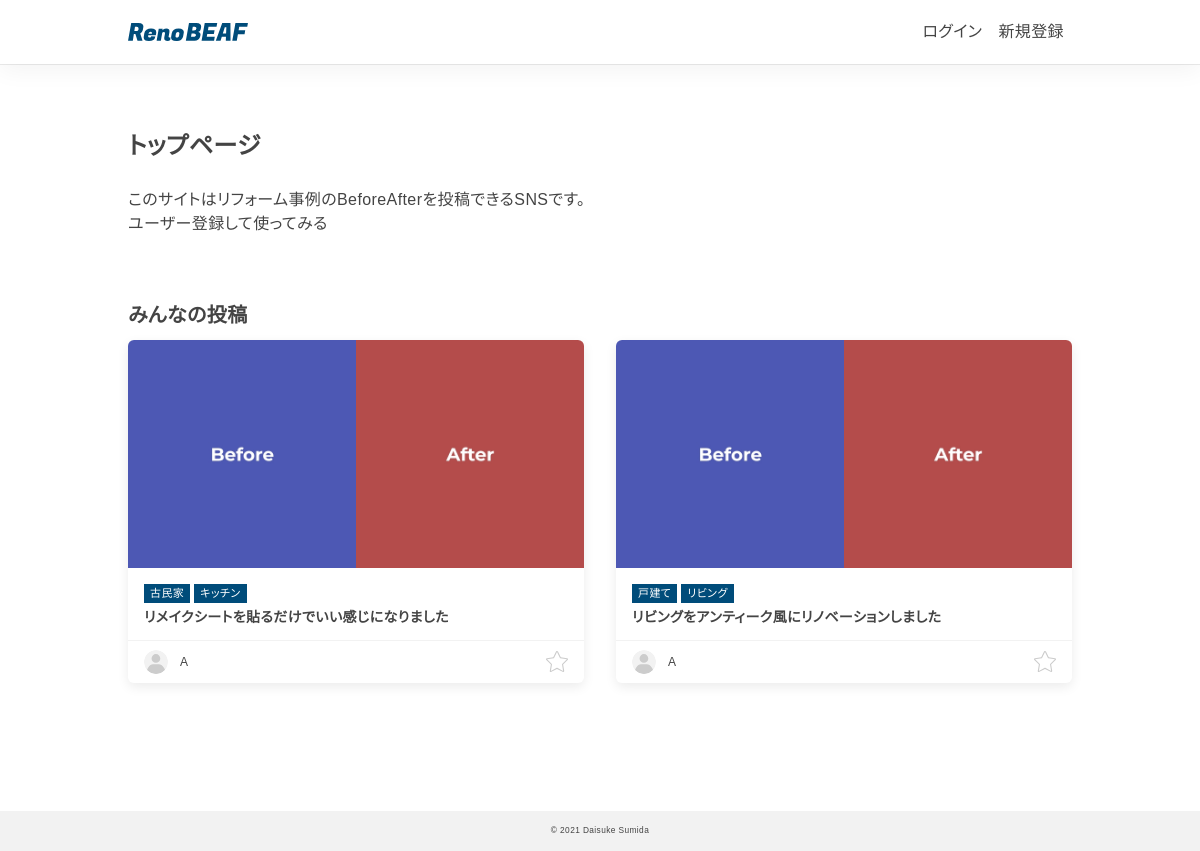
The page /diy_sns/index.php on the database as committed earlier.
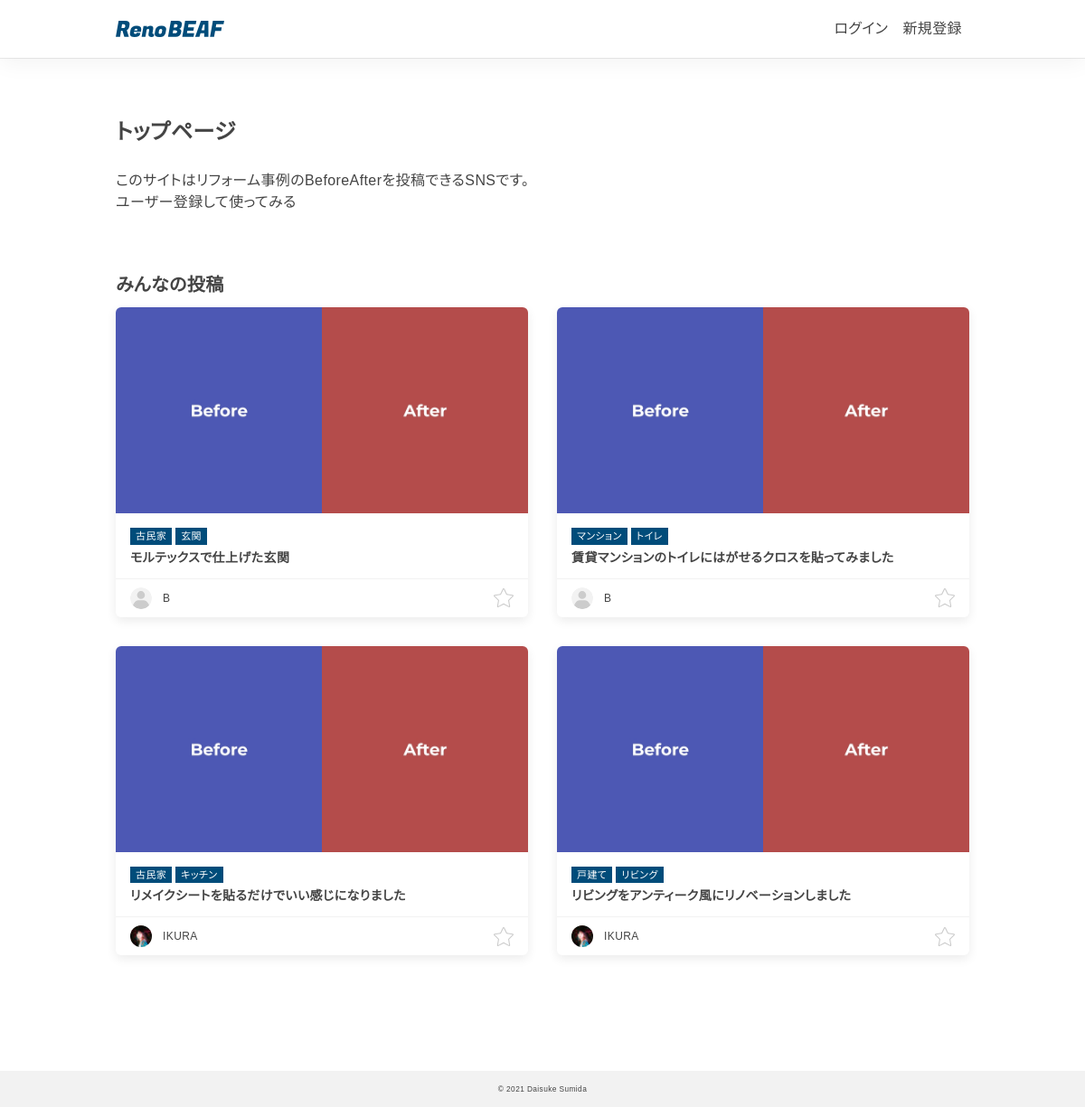
The same page on the database as committed later.
### tables this page shows
CREATE TABLE `posts_table` (
  `id` int(11) NOT NULL,
  `user_id` int(11) NOT NULL,
  `image_before` varchar(128) DEFAULT NULL,
  `image_after` varchar(128) DEFAULT NULL,
  `title` varchar(128) NOT NULL,
  `body` text NOT NULL,
  `is_deleted` int(1) NOT NULL,
  `created_at` datetime NOT NULL,
  `updated_at` datetime NOT NULL
);

CREATE TABLE `users_table` (
  `id` int(11) NOT NULL,
  `name` varchar(128) NOT NULL,
  `email` varchar(255) NOT NULL,
  `password` varchar(128) NOT NULL,
  `image_profile` varchar(128) DEFAULT NULL,
  `description` text DEFAULT NULL,
  `is_admin` int(1) NOT NULL,
  `is_deleted` int(1) NOT NULL,
  `created_at` datetime NOT NULL,
  `updated_at` datetime NOT NULL
);

### diy_sns/common/functions.php (the view, shortened to what this page needs)
<?php
function output_category($data)
{
  $category_list = "";
  if (!empty($data)) {
    $record_category = explode(",", $data);
    $category_list .= "<div class='c-category'>";
    foreach ($record_category as $val) {
      $category_list .= "
        <span>{$val}</span>
      ";
    }
    $category_list .= "</div>";
  } else {
    $category_list = "";
  }
  return $category_list;
}
function output_image_profile($data)
{
  $output_image_profile = "";
  if ($data == NULL) {
    $output_image_profile .= "
      <img src='/diy_sns/img/no_icon.svg'>
    ";
  } else {
    $output_image_profile .= "
      <img src='/diy_sns{$data}'>
    ";
  }
  return $output_image_profile;
}
function output_post_list($data)
{
  $output_post_list = "";
  $output_post_list .= "<ul class='p-list'>";
  foreach ($data as $record) {
    $category_list = output_category($record["category"]);
    $image_profile = output_image_profile($record["image_profile"]);
    $output_post_list .= "
      <li class='p-list__item'>
        <div class='p-list__item-inner'>
          <a class='p-list-thumb' href='/diy_sns/home/single.php?post_id={$record["id"]}'>
            <div class='p-list-thumb__item'>
              <img src='/diy_sns{$record["image_before"]}' width='500' height='500'>
            </div>
            <div class='p-list-thumb__item'>
              <img src='/diy_sns{$record["image_after"]}' width='500' height='500'>
            </div>
          </a>
          <a class='p-list-text' href='/diy_sns/home/single.php?post_id={$record["id"]}'>
            {$category_list}
            <h3 class='p-list-text__title'>{$record["title"]}</h3>
          </a>
          <div class='p-list-meta'>
            <div class='p-list-meta__prof'>
              <a class='icon' href='#'>{$image_profile}</a>
              <a class='name' href='#'>{$record["name"]}</a>
            </div>
            <div class='p-list-meta__action'>
              <label class='c-fav'><input type='checkbox' value='fav'></label>
            </div>
          </div>
        </div>
      </li>
    ";
  }
  $output_post_list .= "</ul>";
  return $output_post_list;
}

### diy_sns/index.php (shortened to what this page needs)
<?php
$path = $_SERVER['DOCUMENT_ROOT'] . "/diy_sns";
include($path . "/common/functions.php");
$pdo = connect_to_db();
$sql = "SELECT posts_table.*, GROUP_CONCAT(categories_table.name SEPARATOR ',') AS category, users_table.name, users_table.image_profile FROM posts_table LEFT OUTER JOIN users_table ON posts_table.user_id = users_table.id LEFT OUTER JOIN post_category ON posts_table.id = post_category.post_id LEFT OUTER JOIN categories_table ON categories_table.id = post_category.category_id WHERE posts_table.is_deleted=0 GROUP BY posts_table.id ORDER BY posts_table.created_at DESC LIMIT 4";
$stmt = $pdo->prepare($sql);
try {
  $status = $stmt->execute();
} catch (PDOException $e) {
  echo json_encode(["sql error" => "{$e->getMessage()}"]);
  exit();
}
$result = $stmt->fetchAll(PDO::FETCH_ASSOC);
$output_post = "";
if (!$result) {
  $output_post .= "<p>投稿はありませんでした</p>";
} else {
  $output_post .= output_post_list($result);
}
?>
<?php include($path . "/common/header.php"); ?>
<main>
  <section class="section">
    <div class="wrapper">
      <h1>トップページ</h1>
      <p>このサイトはリフォーム事例のBeforeAfterを投稿できるSNSです。</p>
      <p><a href="/diy_sns/register/">ユーザー登録して使ってみる</a></p>
      <section class="section">
        <h2>みんなの投稿</h2>
        <?= $output_post; ?>
      </section>
    </div>
  </section>
</main>
<?php include($path . "/common/footer.php"); ?>

### diy_sns/common/header.php (shortened to what this page needs)
<!DOCTYPE html>
<html lang="ja">
<head>
  <link rel="stylesheet" href="/diy_sns/css/style.min.css">
</head>
<body>
  <header class="header" id="js-header">
    <div class="header-wrapper">
      <h1 class="header__logo">
        <?php
        if (!isset($_SESSION["session_id"]) || $_SESSION["session_id"] != session_id()) {
          $home_url = "/diy_sns/";
        } else {
          $home_url = "/diy_sns/home/";
        }
        ?>
        <a href="<?= $home_url ?>">
          <img src="/diy_sns/img/common/logo.svg" alt="DIY SNS" width="120" height="18">
        </a>
      </h1>
      <nav class="header__nav">
        <ul class="g-nav">
          <?php if (!isset($_SESSION["session_id"]) || $_SESSION["session_id"] != session_id()) : ?>
            <li class="g-nav__item">
              <a href="/diy_sns/login/">ログイン</a>
            </li>
            <li class="g-nav__item">
              <a href="/diy_sns/register/">新規登録</a>
            </li>
          <?php endif; ?>
        </ul>
      </nav>
    </div>
  </header>

### diy_sns/common/footer.php (shortened to what this page needs)
<?php if (!isset($_SESSION["session_id"]) || $_SESSION["session_id"] != session_id()) : ?>
  <footer class="footer">
    <p class="footer__copy"><small>© 2021 Daisuke Sumida</small></p>
  </footer>
<?php endif; ?>
</body>
</html>

Rows that differ between the two databases and show on the page:
added posts_table: image_before (picture), image_after (picture), val "古民家", val "玄関", title "モルテックスで仕上げた玄関", user.name "B"
added posts_table: image_before (picture), image_after (picture), val "マンション", val "トイレ", title "賃貸マンションのトイレにはがせるクロスを貼ってみました", user.name "B"
changed through a linked row, posts_table "リメイクシートを貼るだけでいい感じになりました": user.image_profile: picture added; user.name "A" → "IKURA"
changed through a linked row, posts_table "リビングをアンティーク風にリノベーションしました": user.image_profile: picture added; user.name "A" → "IKURA"
